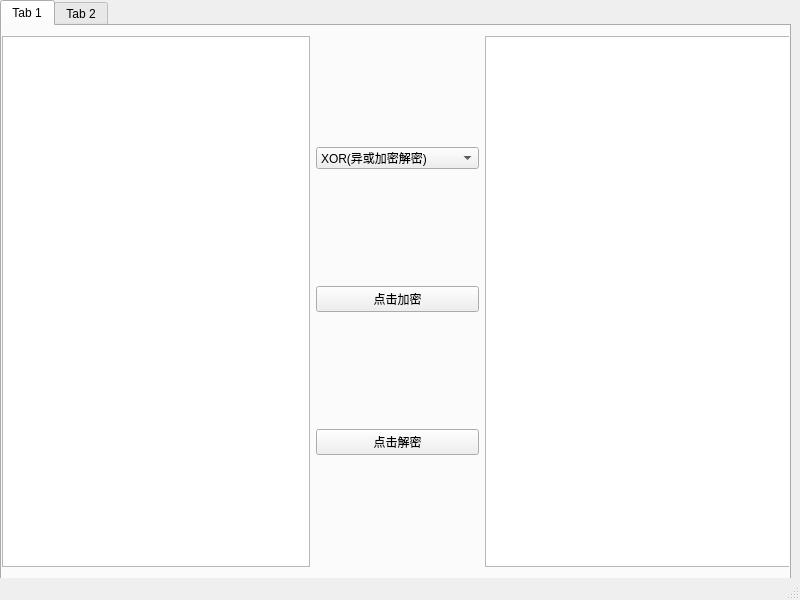
<?xml version="1.0" encoding="UTF-8"?>
<ui version="4.0">
 <class>MainWindow</class>
 <widget class="QMainWindow" name="MainWindow">
  <property name="geometry">
   <rect>
    <x>0</x>
    <y>0</y>
    <width>800</width>
    <height>600</height>
   </rect>
  </property>
  <property name="windowTitle">
   <string>MainWindow</string>
  </property>
  <widget class="QWidget" name="centralwidget">
   <widget class="QTabWidget" name="tabWidget">
    <property name="geometry">
     <rect>
      <x>0</x>
      <y>0</y>
      <width>791</width>
      <height>591</height>
     </rect>
    </property>
    <property name="currentIndex">
     <number>0</number>
    </property>
    <widget class="QWidget" name="tab">
     <attribute name="title">
      <string>Tab 1</string>
     </attribute>
     <widget class="QWidget" name="horizontalLayoutWidget">
      <property name="geometry">
       <rect>
        <x>0</x>
        <y>10</y>
        <width>791</width>
        <height>531</height>
       </rect>
      </property>
      <layout class="QHBoxLayout" name="horizontalLayout">
       <item>
        <widget class="QTextEdit" name="textEdit"/>
       </item>
       <item>
        <layout class="QVBoxLayout" name="verticalLayout_2">
         <item>
          <widget class="QComboBox" name="comboBox">
           <item>
            <property name="text">
             <string>XOR(异或加密解密)</string>
            </property>
           </item>
           <item>
            <property name="text">
             <string>Caecar(凯撒加密解密)</string>
            </property>
           </item>
           <item>
            <property name="text">
             <string>Playfair(皮菲特加密解密)</string>
            </property>
           </item>
           <item>
            <property name="text">
             <string>Hill(希尔加密解密)</string>
            </property>
           </item>
          </widget>
         </item>
         <item>
          <widget class="QPushButton" name="pushButton">
           <property name="text">
            <string>点击加密</string>
           </property>
          </widget>
         </item>
         <item>
          <widget class="QPushButton" name="pushButton_2">
           <property name="text">
            <string>点击解密</string>
           </property>
          </widget>
         </item>
        </layout>
       </item>
       <item>
        <widget class="QTextBrowser" name="textBrowser_2"/>
       </item>
      </layout>
     </widget>
    </widget>
    <widget class="QWidget" name="tab_2">
     <attribute name="title">
      <string>Tab 2</string>
     </attribute>
    </widget>
   </widget>
  </widget>
  <widget class="QStatusBar" name="statusbar"/>
 </widget>
 <resources/>
 <connections/>
</ui>
